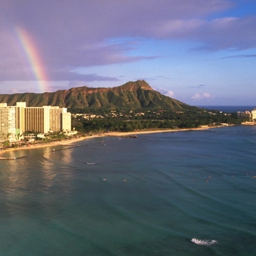
#> input picture courseImageProccesing/extract_key_points/train/coast/art294.jpg, 256 x 256 px
$ python knn.py   (Python 2 division)
#> lines starting #> are read from the running program, lines starting #| are printed output that depends on the picture
from __future__ import print_function
import cv2
import numpy as np
import matplotlib.pyplot as plt
import glob

clases  ={"coast":0, "forest":1, "highway":2, "inside_city":3, "mountain":4, "Opencountry":5, "street":6, "tallbuilding":7}
clasest  ={0:"coast", 1:"forest", 2:"highway", 3:"inside_city", 4:"mountain", 5:"Opencountry", 6:"street",7:"tallbuilding"}
sizes = {"SIFT":128}
trainData = []
responses = []

#Getting images of each class
for typei in clases:
  print(typei)
  images = glob.glob("train/"+typei+"/*.jpg")

  for pathimg1 in images:
    img1 = cv2.imread(pathimg1,0)
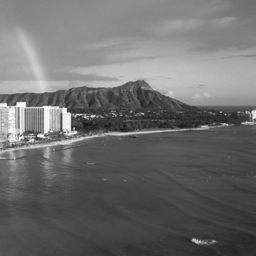
#> img1: shape (256, 256); min 25, max 254, mean 109.3
    sift = cv2.xfeatures2d.SIFT_create()
    kp1, train = sift.detectAndCompute(img1,None)
#> kp1 = 201 keypoints; strongest (x, y, size): (39, 135, 2.1), (40, 135, 2.9), (75, 132, 2.1), (64, 110, 3.2)
    for d in train: trainData.append(d.tolist())
#> after the loop, trainData = 201 items
    res =  np.array([clases[typei] for x in range(0,len(train))], dtype=np.float32)
#> res = 201 values from 0 to 0
    responses+=res.tolist()
#> responses = 201 values from 0 to 0


"""

bf = cv2.BFMatcher()
"""

#train
trainData = np.array(trainData, dtype=np.float32)
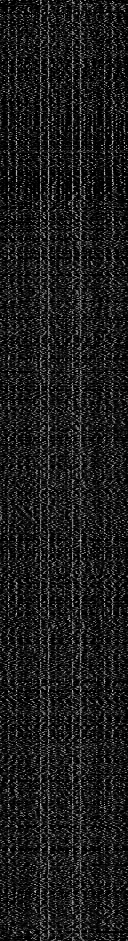
#> trainData: shape (941, 128) float32; min 0, max 222, mean 27.6
responses = np.array(responses, dtype=np.float32)
knn = cv2.ml.KNearest_create()
knn.train(trainData, cv2.ml.ROW_SAMPLE, responses)


#Getting images of each class
for typei in clases:
  images = glob.glob("test/"+typei+"/*.jpg")[:2]
  for pathimg2 in images:
    img2 = cv2.imread(pathimg2,0)
    kp2, newcomers = sift.detectAndCompute(img2,None)
#> kp2 has the same summary as kp1
    resbyimage = []
    for newcomer in newcomers:
      numNeighbors = 5

      newcomer = np.array([newcomer], dtype=np.float32)
      ret, results, neighbours ,dist = knn.findNearest(newcomer, 5)
      for x,y in zip(dist[0], neighbours[0]):
        resbyimage.append((x,y))
#> this loop made 201 passes
#> (ret, results, neighbours, dist) on passes 1 to 3: (5, [5], [[0, 5, 5, 5, 5]], [[0, 124848, 128678, 140086, 143104]]), (5, [5], [[0, 5, 5, 0, 5]], [[0, 114064, 116788, 122085, 131498]]), (5, [5], [[0, 0, 5, 5, 5]], [[0, 125185, 132247, 133099, 138568]])
#> after the loop, resbyimage = 1005 pairs, first value 0 to 187313, second value 0 to 5
    resbyimage.sort()
    res = []

    num = len(resbyimage)/2
#> num = 502
    for e in resbyimage[:num]:
      res.append(e[1])
#> after the loop, res = 502 values, max 5 at index 203, min 0 at index 0, mean 0.926

    resbyimage = np.array(res)
#> resbyimage has the same summary as res

    #find the mode
    counts = np.bincount(res)
#> counts = [409, 0, 0, 0, 0, 93]
    mode =  np.argmax(counts)
#> mode = 0
    print ("for the image: "+ pathimg2+ " the class is: "+ clasest[mode] + " with code: " +str(mode)+ " taking: "+str(num))
#| for the image: courseImageProccesing/extract_key_points/train/coast/art294.jpg the class is: coast with code: 0 taking: 502

"""
  print ("result class: ", classi,"\n")
  print ("neighbours: ", neighbours,"\n")
  print ("distance: ", dist)
 """
